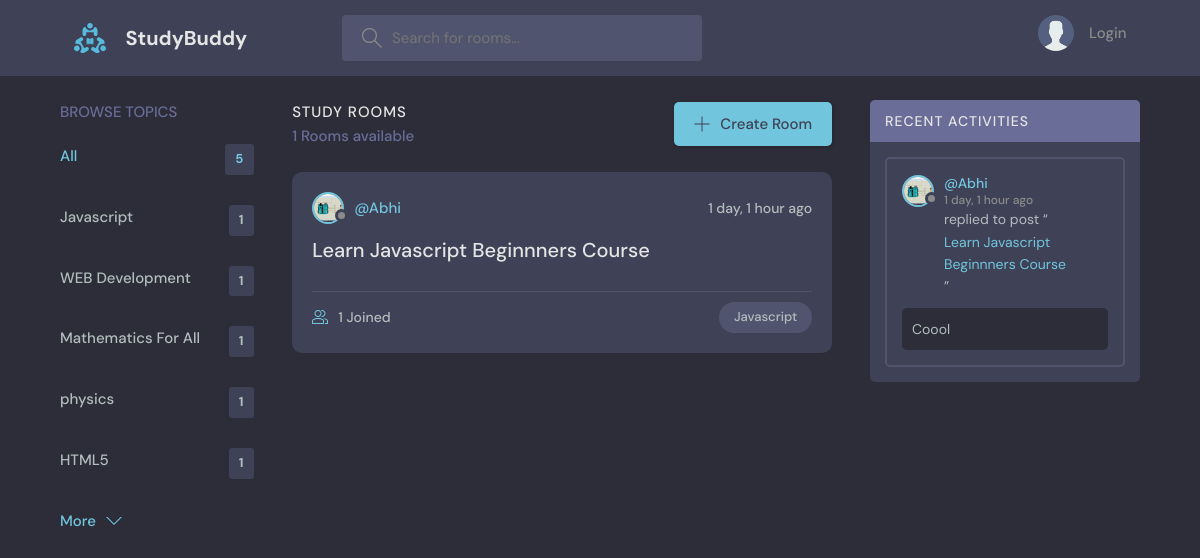
/?q=Javascript, run on the app's committed database.
### base/models.py (models this page shows, shortened)
class Topic(models.Model):
    name=models.CharField(max_length=200)

class Room(models.Model):
    host=models.ForeignKey(User, on_delete=models.SET_NULL, null=True)
    topic=models.ForeignKey(Topic, on_delete=models.SET_NULL,null=True)
    name=models.CharField(max_length=200)
    description=models.TextField(null=True,blank=True)
    participants =models.ManyToManyField(User, related_name='participants', blank=True)
    updated = models.DateTimeField(auto_now=True)
    created= models.DateTimeField(auto_now_add=True)
    class Meta:
       ordering=['-updated','-created']     # this will show most updated and created post first
    def __str__(self):
        return self.name

class User(AbstractUser):
    name= models.CharField(max_length=200,null=True)
    email=models.EmailField(unique=True,null=True)
    bio=models.TextField(null=True)
    avatar=models.ImageField(null=True, default="avatar.svg")
    USERNAME_FIELD = 'email'
    REQUIRED_FIELDS = []

class Message(models.Model):
    user = models.ForeignKey(User, on_delete=models.CASCADE)
    room = models.ForeignKey(Room, on_delete=models.CASCADE)   # to make one to many relation ship. and on_delete=cascade means on deleting models all it's children get deleted
    body = models.TextField()
    updated = models.DateTimeField(auto_now=True)
    created = models.DateTimeField(auto_now_add=True)
    class Meta:
      ordering=['-updated','-created']

### base/views.py (the view)
# urls.py: path('', views.home, name="home"),
def home(request):
    q=request.GET.get('q')  if request.GET.get('q') !=None else ''  #  # matching query
    rooms=Room.objects.filter(
        Q(topic__name__icontains=q) |
        Q(name__icontains=q) |
        Q(description__icontains=q)
        )    # to make search dynamic,search by name, author name, description, topic name etc.
    topics =Topic.objects.all()[0:5]  # to limit for first five queries
    room_count=rooms.count()
    room_messages= Message.objects.filter(Q(room__name__icontains=q))
    context={'rooms': rooms, 'topics':topics, 'room_count':room_count, 'room_messages':room_messages}
    return render(request, 'base/home.html',context)  # to assing rooms to home template

### base/templates/base/home.html (shortened to what this page needs)
{% extends 'main.html' %}
{% block content %}
<main class="layout layout--3">
  <div class="container">
    {% include 'base/topics_components.html' %}
    <div class="roomList">
      <div class="roomList__header">
        <div>
          <h2>Study Rooms</h2>
          <p>{{room_count}} Rooms available</p>
        </div>
        <a class="btn btn--main" href="{% url 'create-room' %}">
          <svg version="1.1" xmlns="http://www.w3.org/2000/svg" width="32" height="32" viewBox="0 0 32 32">
            <title>add</title>
            <path
              d="M16.943 0.943h-1.885v14.115h-14.115v1.885h14.115v14.115h1.885v-14.115h14.115v-1.885h-14.115v-14.115z">
            </path>
          </svg>
          Create Room
        </a>
      </div>
      {% include 'base/feed_component.html' %}
    </div>
    {% include 'base/activity_component.html' %}
  </div>
</main>
{% endblock %}

### base/templates/base/topics_components.html
<div class="topics">
  <div class="topics__header">
      <h2>Browse Topics</h2>
  </div>
  <ul class="topics__list">
      <li>
          <a href="{% url 'home' %}" class="active">All <span>{{topics.count}}</span></a>
      </li>
      {% for topic in topics %}
      <li>
          <a href="{% url 'home' %}?q={{topic.name}}">{{topic.name}}<span>{{topic.room_set.all.count}}</span></a>
      </li>
      {% endfor %}
  </ul>
 <a class="btn btn--link" href="{% url 'topics' %}">
      More
      <svg version="1.1" xmlns="http://www.w3.org/2000/svg" width="32" height="32" viewBox="0 0 32 32">
          <title>chevron-down</title>
          <path d="M16 21l-13-13h-3l16 16 16-16h-3l-13 13z"></path>
      </svg>
  </a>
</div>

### base/templates/base/feed_component.html (shortened to what this page needs)
{% for room in rooms %}
<div class="roomListRoom">
    <div class="roomListRoom__header">
        <a href="{% url 'user-profile' room.host.id %}" class="roomListRoom__author">
            <div class="avatar avatar--small">
                <img src="{{room.host.avatar.url}}" />
            </div>
            <span>@{{room.host.username}}</span>
        </a>
        <div class="roomListRoom__actions">
            <span>{{room.created|timesince}} ago</span>
        </div>
    </div>
    <div class="roomListRoom__content">
        <a href="{% url 'room' room.id %}">{{room.name}}</a>
    </div>
    <div class="roomListRoom__meta">
        <a href="{% url 'room' room.id %}" class="roomListRoom__joined">
            {{room.participants.all.count}} Joined
        </a>
        <p class="roomListRoom__topic">{{room.topic.name}}</p>
    </div>
</div>
{% endfor %}

### base/templates/base/activity_component.html (shortened to what this page needs)
<div class="activities">
  <div class="activities__header">
      <h2>Recent Activities</h2>
  </div>
  {% for message in room_messages %}
  <div class="activities__box">
      <div class="activities__boxHeader roomListRoom__header">
          <a href="{% url 'user-profile' message.user.id %}" class="roomListRoom__author">
              <div class="avatar avatar--small">
                  <img src="{{message.user.avatar.url}}" />
              </div>
              <p>
                  @{{message.user.username}}
                  <span>{{message.created|timesince}} ago</span>
              </p>
          </a>
      </div>
      <div class="activities__boxContent">
          <p>replied to post “<a href="{% url 'room' message.room.id %}">{{message.room}}</a>”</p>
          <div class="activities__boxRoomContent">{{message.body}}</div>
      </div>
  </div>
  {% endfor %}
</div>

### data on the page
Topic: name "Javascript", room_set.all.count "1"
Topic: name "WEB Development", room_set.all.count "1"
Topic: name "Mathematics For All", room_set.all.count "1"
Topic: name "physics", room_set.all.count "1"
Topic: name "HTML5", room_set.all.count "1"
Room: host.avatar (picture), host.username "Abhi", created "1 day, 1 hour", name "Learn Javascript Beginnners Course", participants.all.count "1", topic.name "Javascript"
Message: user.avatar (picture), user.username "Abhi", created "1 day, 1 hour", room "Learn Javascript Beginnners Course", body "Coool"

### other printed values
{{ topics.count }} "5"
{{ room_count }} "1"
